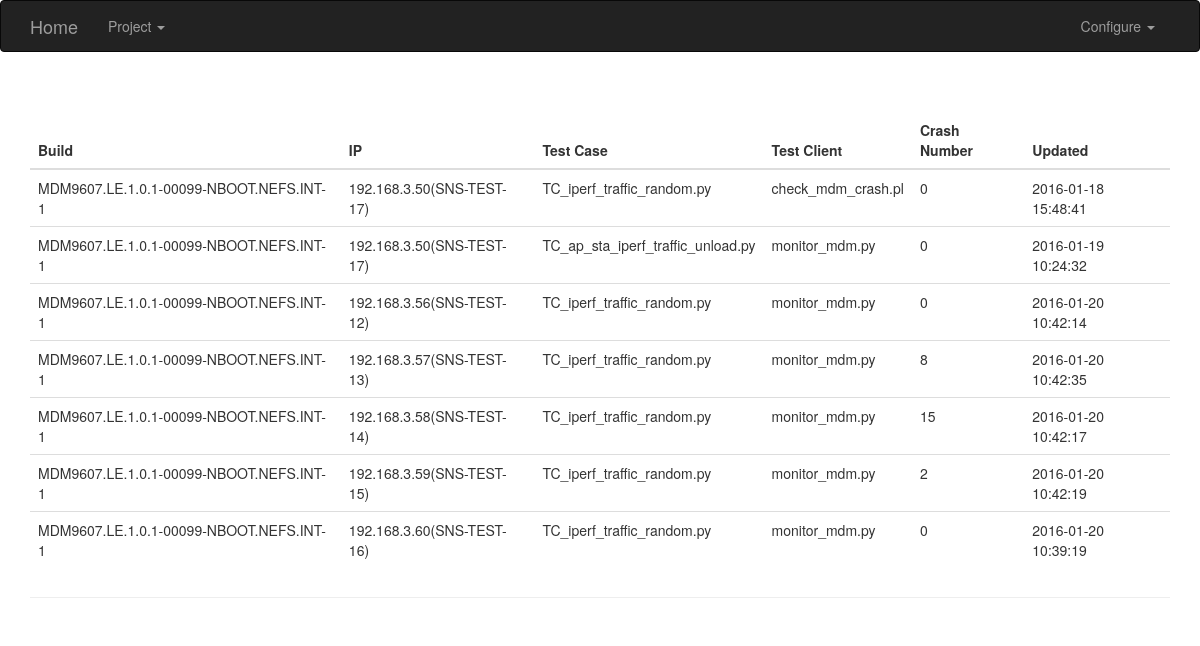
Page /project/tbd?project_name=None&build_version=MDM9607.LE.1.0.1-00099-NBOOT.NEFS.INT-1 on the committed database.
### TBD.py (models this page shows, shortened)
class TD(db.Model):
    __tablename__ = 'td'
    id = db.Column(db.Integer, primary_key=True)
    host_id = db.Column(db.Integer, db.ForeignKey('hosts.id'))
    build_id = db.Column(db.Integer, db.ForeignKey('builds.id'))
    tc_name = db.Column(db.String(64), nullable=False)
    __table_args__ = (
        db.UniqueConstraint(host_id, build_id, tc_name, name='unique_tc_build_and_host'),
    )
    test_client = db.Column(db.String(64), nullable=False)
    crash_num = db.Column(db.Integer, default=0)
    ta_name = db.Column(db.String(64), nullable=True)
    tc_result = db.Column(db.Boolean, nullable=True)
    ta_result = db.Column(db.Boolean, nullable=True)
    update_time = db.Column(db.DateTime, nullable=True)

class Build(db.Model):
    __tablename__ = 'builds'
    id = db.Column(db.Integer, primary_key=True)
    project_id = db.Column(db.Integer, db.ForeignKey('projects.id'))
    version = db.Column(db.TEXT, unique=True)
    name = db.Column(db.String(64), nullable=False)
    meta_path = db.Column(db.TEXT, nullable=False)
    local_path = db.Column(db.TEXT, nullable=True)
    crash_path = db.Column(db.TEXT, nullable=False)
    is_crm = db.Column(db.Boolean, nullable=True)
    td = db.relationship(TD, backref='build')

class Host(db.Model):
    __tablename__ = 'hosts'
    id = db.Column(db.Integer, primary_key=True)
    name = db.Column(db.String(64), unique=True)
    ip_addr = db.Column(db.String(64), nullable=False)
    td = db.relationship(TD, backref='host')

### TBD.py (the view)
@app.route('/project/tbd', methods=['GET'])
def project_tbd():
    project = Project.query.order_by(Project.name).all()
    project_name = request.args.get('project_name', None)
    build_version = request.args.get('build_version', None)
    log.debug("Query TBD for project {} and build {}!".format(project_name, build_version))
    if build_version:
        tbd = TD.query.join(TD.host).join(TD.build).join(Build.project).filter(Build.version==build_version).order_by(Host.ip_addr).all()
    elif project_name:
        tbd = TD.query.join(TD.host).join(TD.build).join(Build.project).filter(Project.name==project_name).order_by(Host.ip_addr).all()
    else:
        tbd = TD.query.join(TD.host).join(TD.build).join(Build.project).order_by(Host.ip_addr).all()
    return render_template('project_tbd.html', project=project, project_name=project_name, tbd=tbd)

### templates/project_tbd.html (shortened to what this page needs)
{% extends "base.html" %}
{% block content %}
<div class="container">
    <div class="page-header">
        <table class="table">
            <thead>
                <th>Build</th>
                <th>IP</th>
                <th>Test Case</th>
                <th>Test Client</th>
                <th>Crash Number</th>
                <th>Updated</th
            </thead>
            <tbody>
                {% for td in tbd %}
                <tr>
                    <td>{{ td.build.version }}</td>
                    <td>{{ td.host.ip_addr }}({{ td.host.name }})</td>
                    <td>{{ td.tc_name }}</td>
                    <td>{{ td.test_client }}</td>
                    <td>{{ td.crash_num }}</td>
                    <td>{{ td.update_time.strftime('%Y-%m-%d %H:%M:%S') if td.update_time else None }}</td>
                </tr>
                {% endfor %}
            </tbody>
        </table>
    </div>
</div>
{% endblock %}7

### rows in the picture
TD: build.version "MDM9607.LE.1.0.1-00099-NBOOT.NEFS.INT-1", host.ip_addr "192.168.3.50", host.name "SNS-TEST-17", tc_name "TC_iperf_traffic_random.py", test_client "check_mdm_crash.pl", crash_num "0", update_time "2016-01-18 15:48:41"
TD: build.version "MDM9607.LE.1.0.1-00099-NBOOT.NEFS.INT-1", host.ip_addr "192.168.3.50", host.name "SNS-TEST-17", tc_name "TC_ap_sta_iperf_traffic_unload.py", test_client "monitor_mdm.py", crash_num "0", update_time "2016-01-19 10:24:32"
TD: build.version "MDM9607.LE.1.0.1-00099-NBOOT.NEFS.INT-1", host.ip_addr "192.168.3.56", host.name "SNS-TEST-12", tc_name "TC_iperf_traffic_random.py", test_client "monitor_mdm.py", crash_num "0", update_time "2016-01-20 10:42:14"
TD: build.version "MDM9607.LE.1.0.1-00099-NBOOT.NEFS.INT-1", host.ip_addr "192.168.3.57", host.name "SNS-TEST-13", tc_name "TC_iperf_traffic_random.py", test_client "monitor_mdm.py", crash_num "8", update_time "2016-01-20 10:42:35"
TD: build.version "MDM9607.LE.1.0.1-00099-NBOOT.NEFS.INT-1", host.ip_addr "192.168.3.58", host.name "SNS-TEST-14", tc_name "TC_iperf_traffic_random.py", test_client "monitor_mdm.py", crash_num "15", update_time "2016-01-20 10:42:17"
TD: build.version "MDM9607.LE.1.0.1-00099-NBOOT.NEFS.INT-1", host.ip_addr "192.168.3.59", host.name "SNS-TEST-15", tc_name "TC_iperf_traffic_random.py", test_client "monitor_mdm.py", crash_num "2", update_time "2016-01-20 10:42:19"
TD: build.version "MDM9607.LE.1.0.1-00099-NBOOT.NEFS.INT-1", host.ip_addr "192.168.3.60", host.name "SNS-TEST-16", tc_name "TC_iperf_traffic_random.py", test_client "monitor_mdm.py", crash_num "0", update_time "2016-01-20 10:39:19"
